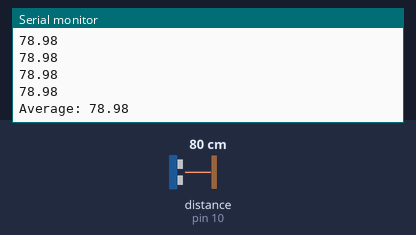
Bench run of a sketch on a simulated Arduino Uno, built with avr-gcc and run on an emulated ATmega328P. On the bench: the last lines printed to the serial monitor. Wiring (inferred from the names in the program): ultrasonic range finder: trigger pin 9; echo pin 10. The test bench sets the inputs (shaded band); at power-on: distance to the obstacle (sensor on pin 10) 80 cm. The echo pulse lasts 58.3 µs per cm.

Above: at 1.2 s.
1.3 s: distance to the obstacle (sensor on pin 10) set to 2 cm
At 2.6 s:
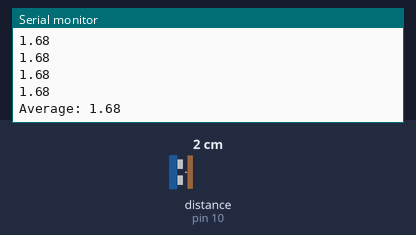
2.8 s: distance to the obstacle (sensor on pin 10) set to 4 cm
At 4.0 s:
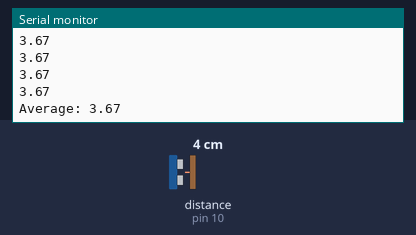
Timing chart, 0 to 5.8 s (numbered marks = the images above; inputs shaded):
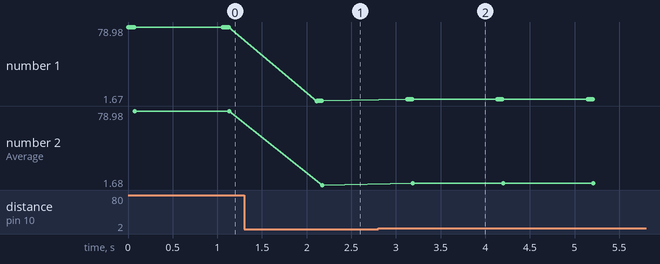

Measured:
- after the input at 1.3 s, the serial monitor: prints a new line after 0.81 s (image 1)
- after the input at 2.8 s, the serial monitor: prints a new line after 0.33 s (image 2)
- plotted number 1: 78.98 → 1.68 after the input at 1.3 s, 1.68 → 3.67 after the input at 2.8 s
- plotted number 2: 78.98 → 1.68 after the input at 1.3 s, 1.68 → 3.67 after the input at 2.8 s

The sketch:

Ultrasonic_Test.ino
```cpp
/*
  Ultrasonic Sensor HC-SR04 and Arduino Tutorial

  by Dejan Nedelkovski,
  www.HowToMechatronics.com

*/
// defines pins numbers
const int trigPin = 9;
const int echoPin = 10;
// defines variables
long duration;
double distance;
int count = 0;
double totalDistance = 0;
void setup() {
  pinMode(trigPin, OUTPUT); // Sets the trigPin as an Output
  pinMode(echoPin, INPUT); // Sets the echoPin as an Input
  Serial.begin(9600); // Starts the serial communication
}
void loop() {
  count++;
  // Clears the trigPin
  digitalWrite(trigPin, LOW);
  delayMicroseconds(2);
  // Sets the trigPin on HIGH state for 10 micro seconds
  digitalWrite(trigPin, HIGH);
  delayMicroseconds(10);
  digitalWrite(trigPin, LOW);
  // Reads the echoPin, returns the sound wave travel time in microseconds
  duration = pulseIn(echoPin, HIGH);
  // Calculating the distance
  distance = (duration * 0.034 / 2);
  // Prints the distance on the Serial Monitor
  // Serial.print("Distance: ");
  Serial.println(1*distance);
  totalDistance += (1*distance);
  if(count == 10){
    Serial.print("Average: ");
    Serial.println(totalDistance / 10);
    count = 0;
    totalDistance = 0;
    delay(1000);
  }
}
```
